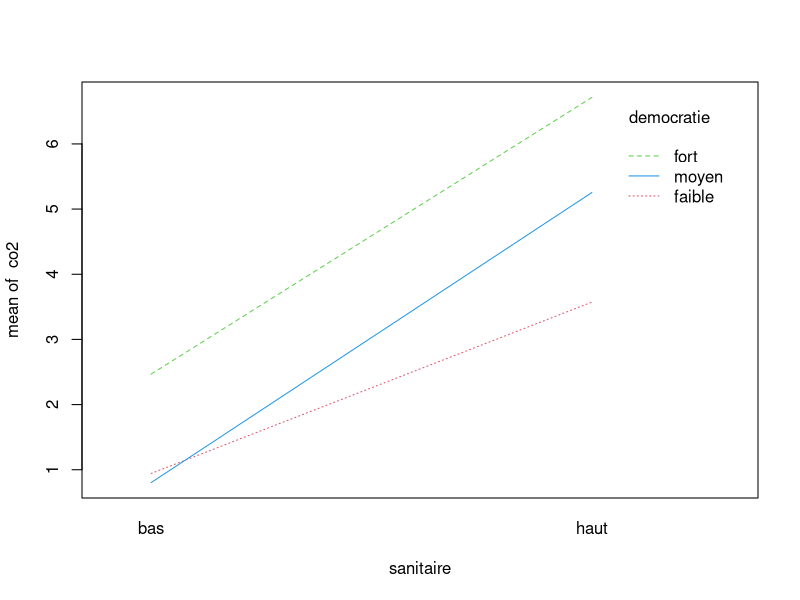
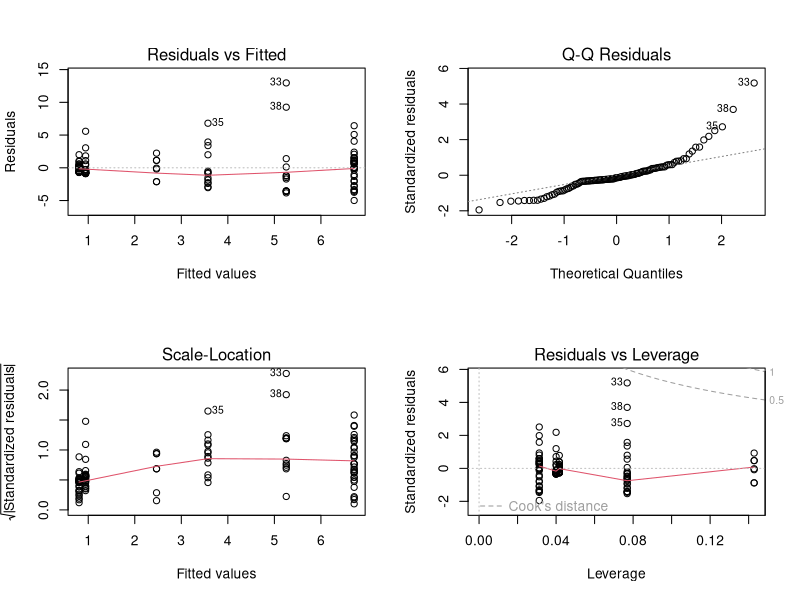
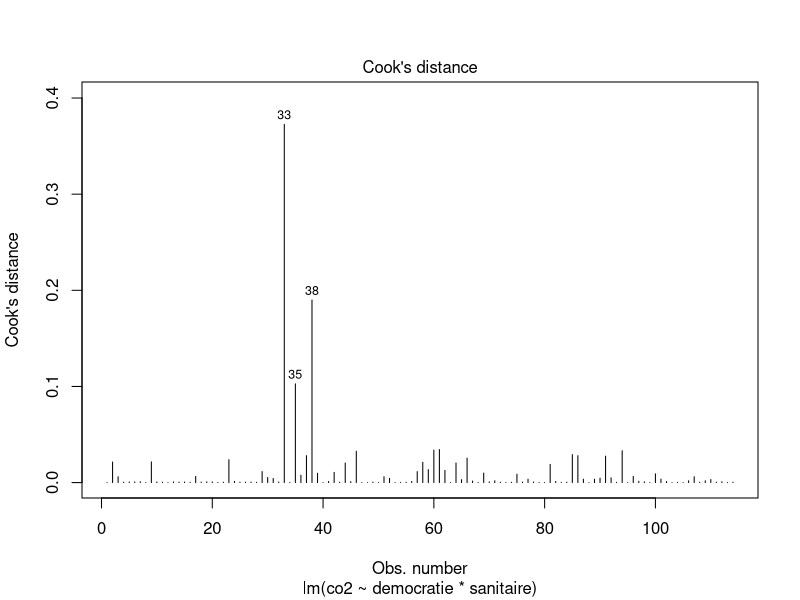
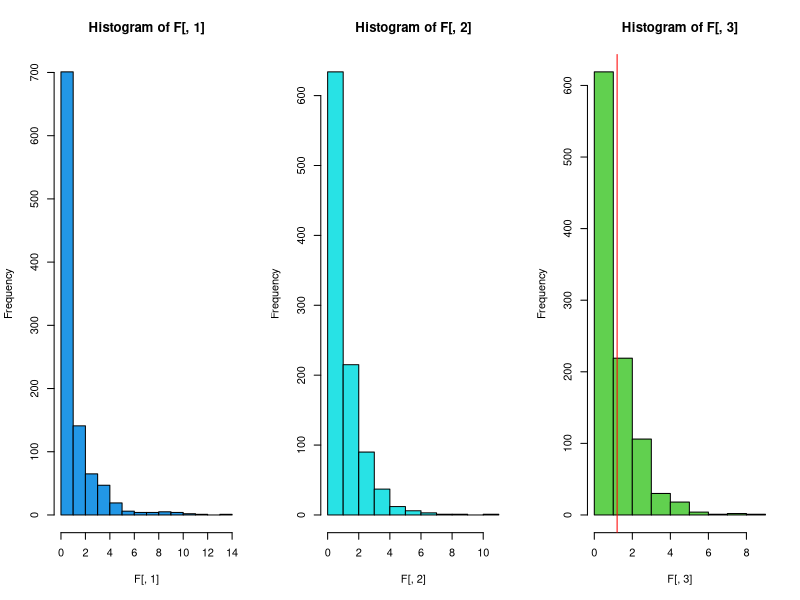
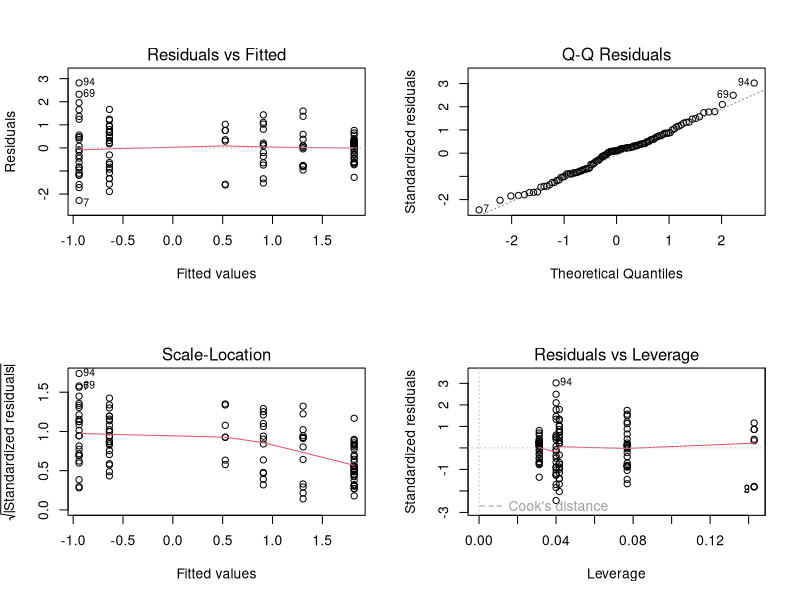
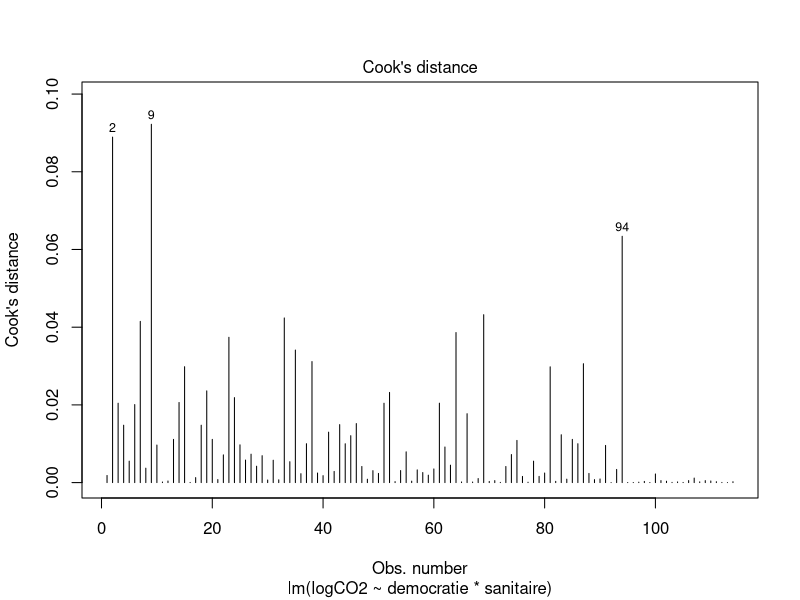
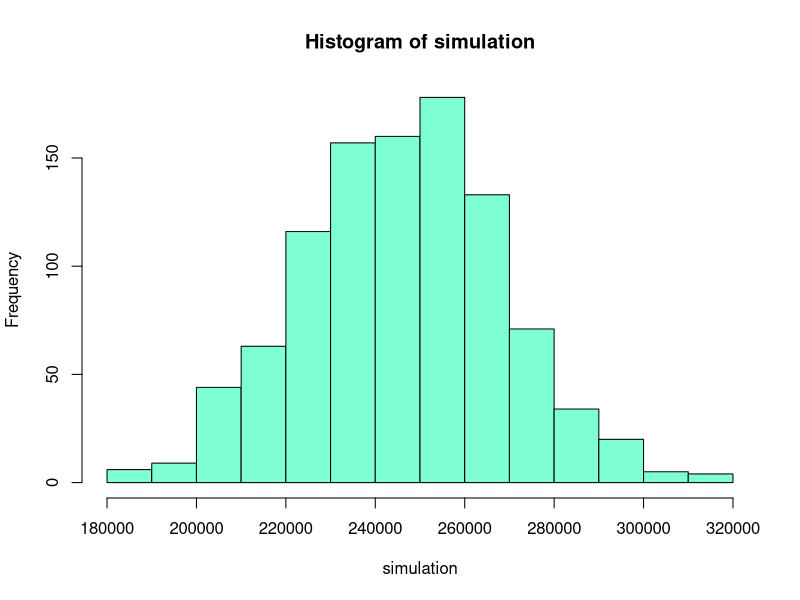

R code for these plots, in order:
## ---- chunk 1
knitr::opts_chunk$set(echo = TRUE)
## ---- chunk 2
rm(list=ls())
## ---- chunk 3
goodlife <- read.csv("./good_life.txt", sep = "\t", header = TRUE, dec = ",")
continent <- goodlife$continent
region <- goodlife$region_monde
pays <- goodlife$pays
co2 <- goodlife$CO2
eau <- goodlife$eau
sanitaire <- as.factor(goodlife$sanitaire)
democratie <- as.factor(goodlife$democratie)
## ---- chunk 4
num_sanitaire <- as.numeric(sanitaire)
num_democratie <- as.numeric(democratie)
tab <- table(num_sanitaire,num_democratie)
chisq.test(tab)
## ---- chunk 5
chisq.test(tab)$expected
## ---- chunk 6
fisher.test(tab)
## ---- chunk 7
xtabs(~ sanitaire + democratie)
## ---- chunk 8
interaction.plot(sanitaire, democratie, co2, col = 2:4)
## ---- chunk 9
lm1 <- lm(co2 ~ democratie * sanitaire )
coefficients(lm1)
anova(lm1)
## ---- chunk 10
lm1b <- lm(co2~ democratie + sanitaire)
summary(lm1b)
## ---- chunk 11
contrasts(democratie) #par défaut
democratie2 <- democratie
contrasts(democratie2) <- contr.treatment(3, base = 2)
contrasts(democratie2) # democratiefort passe en référence (dans l'intercept)
lm1c <- lm(co2~democratie2+sanitaire)
summary(lm1c)
## ---- chunk 12
summary(lm1)
## ---- chunk 13
lm2 <- lm(co2 ~ sanitaire * democratie)
coefficients(lm2)
anova(lm2)
## ---- chunk 14
lm1 <- lm(co2 ~ democratie*sanitaire)
lm1b <- lm(co2 ~ democratie + sanitaire)
lm2 <- lm(co2 ~ sanitaire * democratie)
lm2b <- lm(co2 ~ sanitaire + democratie)
lm_democratie <- lm(co2 ~ democratie)
lm_sanitaire <- lm(co2 ~ sanitaire )
## ---- chunk 15
anova(lm2b, lm_sanitaire)
## ---- chunk 16
anova(lm1b, lm_democratie)
## ---- chunk 17
anova(lm1, lm1b)
anova(lm2, lm2b)
## ---- chunk 18
library(car)
## ---- chunk 19
Anova(lm1, type = 2)
Anova(lm2, type = 2)
## ---- chunk 20
par(mfrow = c(2, 2))
plot(lm1)
## ---- chunk 21
shapiro.test(residuals(lm1))
## ---- chunk 22
bartlett.test(residuals(lm1), interaction(democratie, sanitaire))
## ---- chunk 23
par(mfrow=c(1,1))
plot(lm1,4)
## ---- chunk 24
F = matrix(0, nc = 4, nr = 1000)
for (i in 1:1000) {
  CO2_sim = sample(x = co2,
                   size = length(co2),
                   replace = FALSE)
  lm_temp = lm(CO2_sim ~ sanitaire * democratie)
  F[i, ] = anova(lm_temp)$"F value"
}
sum(F[, 1] > anova(lm1)$"F value"[1]) / 1000
sum(F[, 2] > anova(lm1)$"F value"[2]) / 1000
sum(F[, 3] > anova(lm1)$"F value"[3]) / 1000
## ---- chunk 25
par(mfrow=c(1,3))
hist(F[,1], col = 4) ; abline(v = anova(lm1)$"F value"[1], col = 'red')
hist(F[, 2], col = 5) ; abline(v = anova(lm1)$"F value"[2], col = 'red')
hist(F[,3], col = 3) ; abline(v = anova(lm1)$"F value"[3], col = 'red')
## ---- chunk 26
logCO2 <- log(co2)
lm4 <- lm(logCO2 ~ democratie*sanitaire)
## ---- chunk 27
par(mfrow = c(2,2))
plot(lm4)
shapiro.test(residuals(lm4)) # on ne rejete pas H0
bartlett.test(residuals(lm4), democratie)
bartlett.test(residuals(lm4), sanitaire) # => on rejete H0
par(mfrow = c(1,1))
plot(lm4, 4)
## ---- chunk 28
anova(lm4)
## ---- chunk 29
Fb = matrix(0, nc = 4, nr = 1000)
for (i in 1:1000) {
  logCO2_sim = sample(x = logCO2,
                   size = length(logCO2),
                   replace = FALSE)
  lm_temp = lm(logCO2_sim ~ sanitaire * democratie)
  Fb[i, ] = anova(lm_temp)$"F value"
}
sum(Fb[, 1] > anova(lm4)$"F value"[1]) / 1000
sum(Fb[, 2] > anova(lm4)$"F value"[2]) / 1000
sum(Fb[, 3] > anova(lm4)$"F value"[3]) / 1000
## ---- chunk 30
library(nortest)

R <- rank(co2)
S <- rank(eau)
D <- sum((R-S)**2)

simulation=vector()
for (i in 1:1000) {
  R_sim=sample(R, length(R),replace=FALSE)
  S_sim=sample(S, length(S), replace = FALSE)
  simulation[i]=sum((R_sim - S_sim)**2)
}

hist(simulation, col = "aquamarine")
cvm.test(simulation)
## ---- chunk 31
cor.test(co2, eau, m = "pearson")
## ---- chunk 32
anova(lm(co2~ eau))
## ---- chunk 33
cor.test(co2, eau,  m="spearman") # attention aux ex-aequos 
cor.test(co2, eau, m="kendall")
## ---- chunk 34
tab2 <- table(continent, region); tab2
## ---- chunk 35
lm5 <- lm(co2 ~ continent + region) # attention l'ordre est important 
anova(lm5)
summary(lm5)
## ---- chunk 36
region2 <- as.factor(region)
contrasts(region2) <- contr.treatment(9, base = 5) # Asie_indus en intercepte

lm5b <- lm(co2 ~ continent + region2) 
summary(lm5b)
## ---- chunk 37
lm6 <- aov(co2 ~ continent + Error(region))
summary(lm6)
coefficients(lm6)
## ---- chunk 38
library(nlme)
library(lme4)
## ---- chunk 39
lm5 <- lme(fixed=co2~1+continent, random = list(continent=~1, region=~1))
summary(lm5)
coefficients(lm5)
## ---- chunk 40
lm6 <- lmer(co2~continent+(1|continent:region))
summary(lm6)
anova(lm6)
